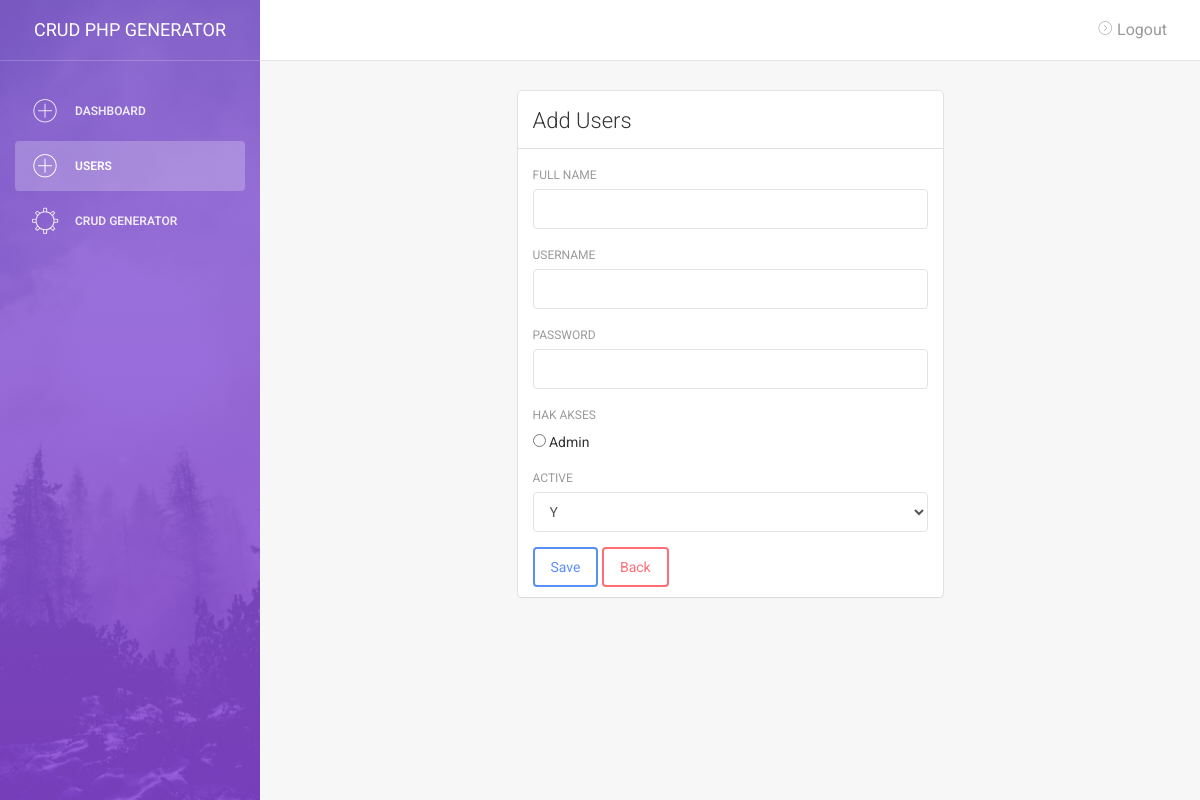
Before: /testing/crud-php-generator/users/tambah.php (signed in) with the older database file.
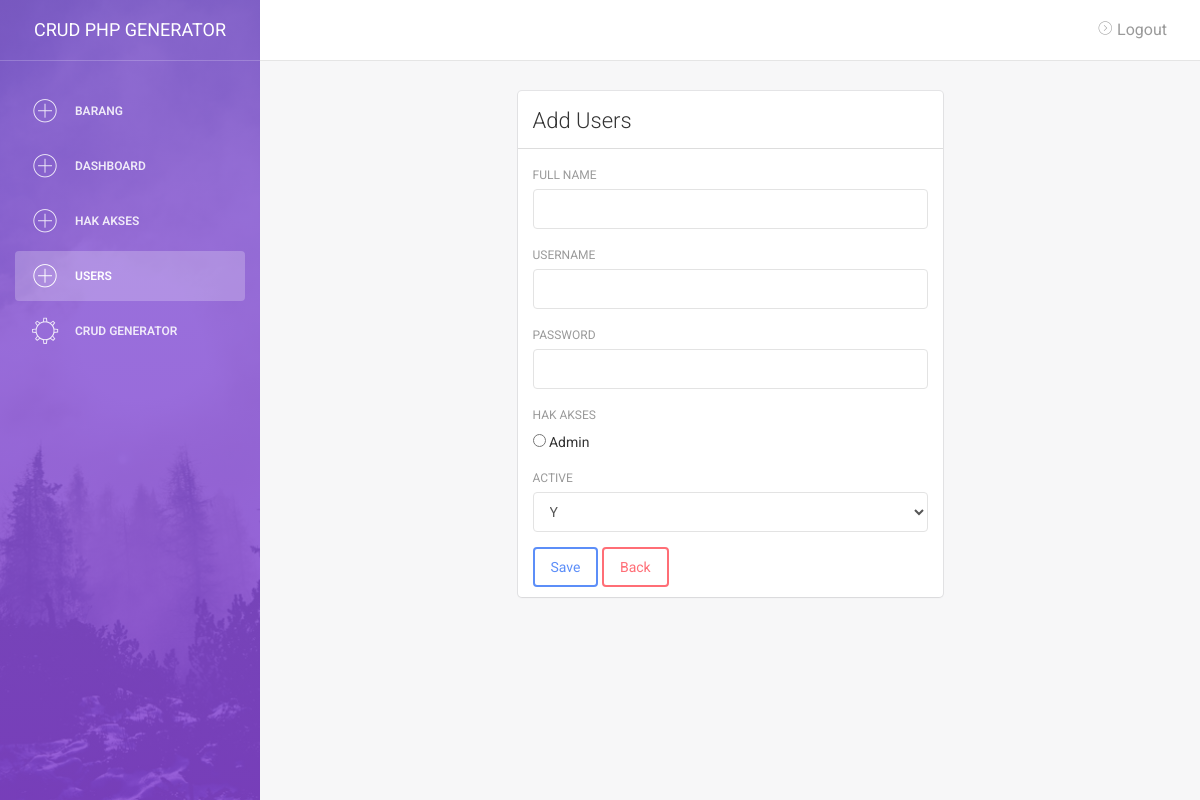
After: the same page with the newer database file.
### tables this page shows
CREATE TABLE `menu` (
  `id` int(11) NOT NULL,
  `name_menu` varchar(255) DEFAULT NULL,
  `tabel` varchar(255) DEFAULT NULL,
  `url` varchar(255) DEFAULT NULL,
  `redirect` varchar(255) DEFAULT NULL,
  `akses` varchar(255) DEFAULT NULL,
  `active` varchar(255) DEFAULT NULL,
  `created_at` varchar(255) DEFAULT NULL
);

CREATE TABLE `hak_akses` (
  `id` int(11) NOT NULL,
  `hak_akses` varchar(255) DEFAULT NULL
);

### setting.php (called while the page is built, shortened)
<?php
    $title_apl = 'CRUD PHP Generator';
$baseURL  = "http://localhost/testing/crud-php-generator/";

### helper.php (called while the page is built, shortened)
<?php
    function getSegments($segment)
    {
        $rowurl = count(explode('/',$baseURL));
        $row_url = count(parse_url($baseURL));
        $urlc = $rowurl-$row_url;
        $rurl = $urlc-1;
        $cont = $segment + $rurl;
        $uriSegments = explode("/", parse_url($_SERVER['REQUEST_URI'], PHP_URL_PATH));
        return $uriSegments[$cont];
    }

### views/users/tambah.php (the view, shortened to what this page needs)
<div class="content">
    <div class="container-fluid">
        <div class="row">
            <div class="col-md-3"></div>
            <div class="col-md-6">
                <div class="card">
                    <div class="header">
                        <h4 class="title">Add Users</h4>
                    </div>
                    <div style="border-top:1px solid #ddd;margin-top:12px;"></div>
                    <div class="content">
                        <form action="proses.php?aksi=tambah" method="post">
                <div class="form-group">
                    <label for="">Full Name</label>
                    <input type="text" class="form-control" required name="name" id="name" placeholder="">
                </div>
                <div class="form-group">
                    <label for="">Username</label>
                    <input type="text" class="form-control" required name="user" id="user" placeholder="">
                </div>
                <div class="form-group">
                    <label for="">Password</label>
                    <input type="text" class="form-control" required name="pass" id="pass" placeholder="">
                </div>
                <div class="form-group">
                    <label for="">Hak Akses</label>
                    <?php
                        $sql1   = "SELECT * FROM hak_akses";
                        $row1   = $connectdb->prepare($sql1);
                        $row1->execute();
                        $hsl    = $row1->fetchAll(PDO::FETCH_OBJ);
                        $n = 0;
                        foreach($hsl as $r) {
                    ?>
                        <br>
                        <input type="radio" name="akses"
                            value="<?= $r->id;?>"> <?= $r->hak_akses;?>
                    <?php $n++;}?>
                </div>
                <div class="form-group">
                    <label for="">Active</label>
                    <select class="form-control" name="active">
                        <option value="1">
                            Y
                        </option>
                    </select>
                </div>
                            <button type="submit" class="btn btn-primary btn-md">Save</button>
                            <a href="index.php" class="btn btn-danger btn-md">Back</a>
                        </form>
                    </div>
                </div>
            </div>
            <div class="col-md-3"></div>
        </div>
    </div>
</div>

### layouts/sidebar.php (shortened to what this page needs)
<div class="wrapper">
    <div class="sidebar" data-color="purple" data-image="assets/img/sidebar-5.jpg">
    <div class="sidebar-wrapper">
        <div class="logo">
            <a href="<?= $baseURL;?>index.php" class="simple-text">
                <?= $title_apl;?>
            </a>
        </div>
        <ul class="nav">
            <?php
                $sql    = "SELECT * FROM menu ORDER by name_menu ASC";
                $menus  = $connectdb->query($sql)->fetchAll(PDO::FETCH_OBJ);
                foreach($menus as $r){
                    $url = explode('/',$r->url);
                if($r->active == 'Y')
                {
            ?>
            <li <?php if(getSegments('4') == $url[0]){?> class="active" <?php }?>>
                <a href="<?= $baseURL.$r->url;?>">
                    <i class="pe-7s-plus"></i>
                    <p><?=$r->name_menu;?></p>
                </a>
            </li>
            <?php }}?>
            <li <?php if(getSegments('4') == 'generator'){?> class="active" <?php }?>>
                <a href="<?= $baseURL.'generator/index.php';?>">
                    <i class="pe-7s-settings"></i>
                    <p>CRUD Generator</p>
                </a>
            </li>
        </ul>
    </div>
</div>
<div class="main-panel">
    <nav class="navbar navbar-default navbar-fixed">
        <div class="container-fluid">
            <div class="navbar-header">
                <a class="navbar-brand" href="#"></a>
            </div>
            <div class="collapse navbar-collapse">
                <ul class="nav navbar-nav navbar-right">
                    <li>
                        <a href="<?= $baseURL;?>logout.php">
                            <i class="pe-7s-angle-right-circle"></i>
                            Logout
                        </a>
                    </li>
                </ul>
            </div>
        </div>
    </nav>

Changed rows visible on the page:
added menu: name_menu "BARANG"
added menu: name_menu "HAK AKSES"
